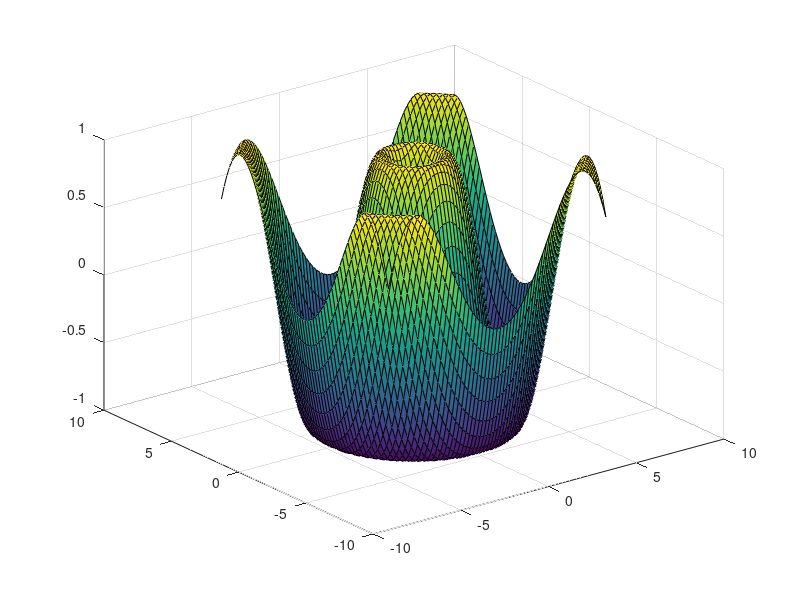
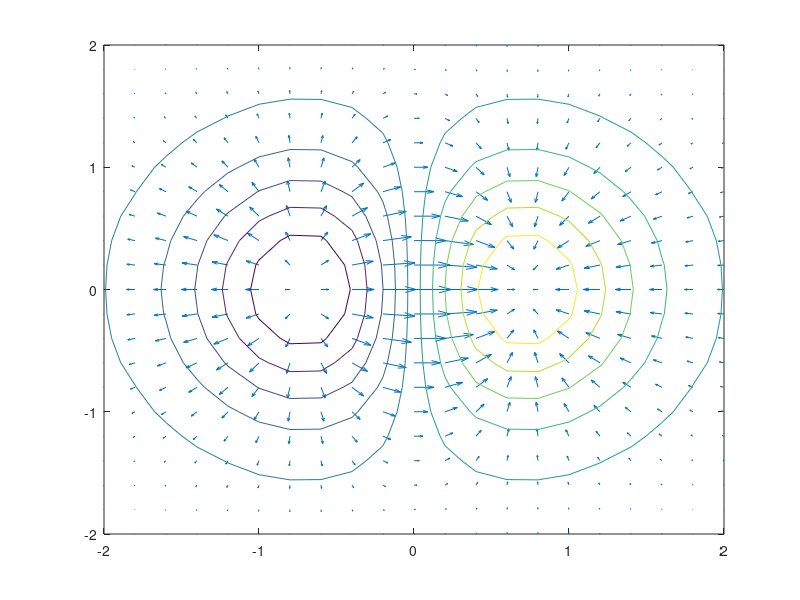

Write MATLAB code to recreate these figures, in order. (Note: this script raises an error after producing the figures.)

%% disegno 2D
x= linspace (-1,2,1000);

f=@(x)(2*x-sqrt(2)).^2.*sin(2*x);
y=f(x);
plot (x,y)
% fplot(x,I)
%% disegno 3D

[x,y]= meshgrid ( -2:.1:2 , -2:.1:2);
f=@(x,y)x.* exp(-x.^2 -y .^2);
z=f(x,y);

mesh(x,y,z) %Superfice
%surf (x,y,z); 
colorbar

%% gradiente contorni
[X,Y] = meshgrid(-2:0.2:2);
Z = X.*exp(-X.^2 - Y.^2);
[DX,DY] = gradient(Z,0.2);

figure(1);surf(X,Y,Z,gradient(Z));colorbar; %Superfice colorata secondo la grandezza di @z=@x

figure(2);quiver(X,Y,DX,DY)
hold on
contour(X,Y,Z)

%% movie

f=@(x,y,t)sin(sqrt(x.^2+y.^2)-2*t);
[x,y]=meshgrid(-2*pi:.2:2*pi);% stessa discretizzazione per x e y
numero_campioni=50
durata=2*pi;
t=linspace(0,durata,numero_campioni);

Mv=struct('cdata',{},'colormap',{});
figure(1);clf
for n=1:numero_campioni
    z=f(x,y,t(n));
    s=surf(x,y,z);
    s.EdgeColor= "none";
    % axis=([-2*pi,2*pi,-2*pi,2*pi])
    Mv(n)=getframe;

    pause(0.01)
end
movie(Mv,10);
